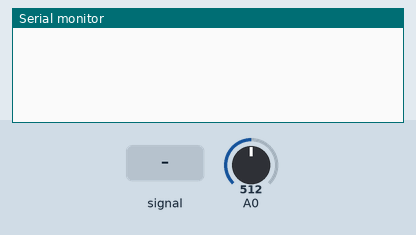
Bench run of a sketch on a simulated Arduino Uno, built with avr-gcc and run on an emulated ATmega328P. Parts: the last lines printed to the serial monitor. The inputs (shaded band) are chosen by the test bench; at power-on: A0 = 512. At 8.2 s the program stops and its outputs stay as they are.

Above: at 1.2 s.
1.3 s: A0 fed a 200 Hz sine of ±81 counts around its level
At 1.8 s:
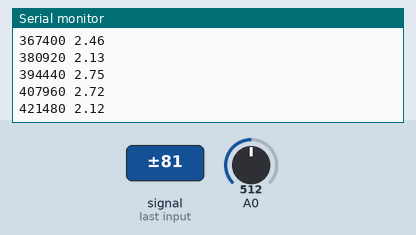
2.8 s: A0 set to 470
At 3.6 s:
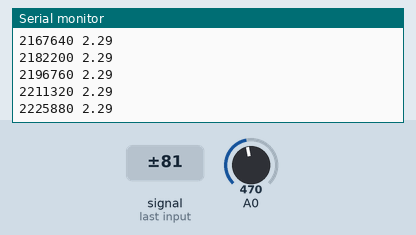
4.3 s: A0 set to 490
At 9.3 s:
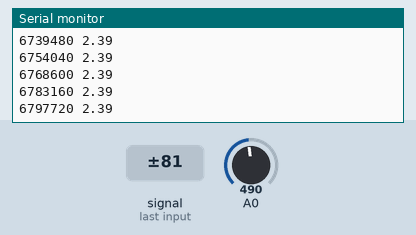
Timing chart, 0 to 9.7 s (numbered marks = the images above; inputs shaded):
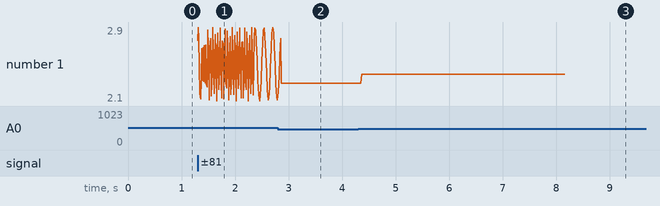

Measured:
- after the input at 1.3 s, the serial monitor: prints a new line at once (image 1)

The sketch:

RC_Circuit_Analysis.ino
```cpp
float voltageReading;
int i;
unsigned long time;
void setup()
{
  Serial.begin(9600);
  voltageReading = analogRead(A0)*5/1024.;
}

void loop()
{
  while(fabs(analogRead(A0)*5/1024. - voltageReading) < 0.1)
  {
    time = micros();
  }
  for(i = 0 ; i < 480 ; i++)
  {
    unsigned long nowtime = micros();
    Serial.print(nowtime - time);
    Serial.print(" ");

    float currentVoltageReading = analogRead(A0)*5/1024.;

    Serial.println(currentVoltageReading);
  }

  while(1)
  {

  }

}
```
